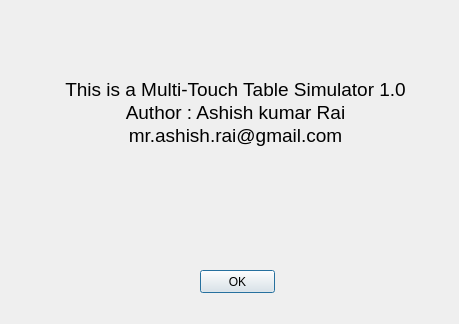
<ui version="4.0" >
 <class>aboutQMTSim</class>
 <widget class="QDialog" name="aboutQMTSim" >
  <property name="geometry" >
   <rect>
    <x>0</x>
    <y>0</y>
    <width>459</width>
    <height>324</height>
   </rect>
  </property>
  <property name="windowTitle" >
   <string>About QMTSim</string>
  </property>
  <property name="windowIcon" >
   <iconset resource="../QMTSim1.0/resource.qrc" >
    <normaloff>:/newPrefix/logo.jpg</normaloff>:/newPrefix/logo.jpg</iconset>
  </property>
  <widget class="QLabel" name="label" >
   <property name="geometry" >
    <rect>
     <x>50</x>
     <y>30</y>
     <width>371</width>
     <height>211</height>
    </rect>
   </property>
   <property name="text" >
    <string>&lt;!DOCTYPE HTML PUBLIC "-//W3C//DTD HTML 4.0//EN" "http://www.w3.org/TR/REC-html40/strict.dtd">
&lt;html>&lt;head>&lt;meta name="qrichtext" content="1" />&lt;style type="text/css">
p, li { white-space: pre-wrap; }
&lt;/style>&lt;/head>&lt;body style=" font-family:'MS Shell Dlg 2'; font-size:8.25pt; font-weight:400; font-style:normal;">
&lt;p align="center" style=" margin-top:0px; margin-bottom:0px; margin-left:0px; margin-right:0px; -qt-block-indent:0; text-indent:0px; font-size:8pt;">&lt;span style=" font-size:14pt;">This is a Multi-Touch Table Simulator 1.0&lt;/span>&lt;/p>
&lt;p align="center" style=" margin-top:0px; margin-bottom:0px; margin-left:0px; margin-right:0px; -qt-block-indent:0; text-indent:0px; font-size:14pt;">Author : Ashish kumar Rai&lt;/p>
&lt;p align="center" style=" margin-top:0px; margin-bottom:0px; margin-left:0px; margin-right:0px; -qt-block-indent:0; text-indent:0px; font-size:14pt;">mr.ashish.rai@gmail.com&lt;/p>
&lt;p align="center" style="-qt-paragraph-type:empty; margin-top:0px; margin-bottom:0px; margin-left:0px; margin-right:0px; -qt-block-indent:0; text-indent:0px; font-size:14pt;">&lt;/p>
&lt;p align="center" style=" margin-top:0px; margin-bottom:0px; margin-left:0px; margin-right:0px; -qt-block-indent:0; text-indent:0px; font-size:14pt;">&lt;img src=":/newPrefix/logo.jpg" />&lt;/p>&lt;/body>&lt;/html></string>
   </property>
  </widget>
  <widget class="QPushButton" name="pushButton" >
   <property name="geometry" >
    <rect>
     <x>200</x>
     <y>270</y>
     <width>75</width>
     <height>23</height>
    </rect>
   </property>
   <property name="text" >
    <string>OK</string>
   </property>
  </widget>
 </widget>
 <resources>
  <include location="../QMTSim1.0/resource.qrc" />
 </resources>
 <connections>
  <connection>
   <sender>pushButton</sender>
   <signal>clicked()</signal>
   <receiver>aboutQMTSim</receiver>
   <slot>close()</slot>
   <hints>
    <hint type="sourcelabel" >
     <x>221</x>
     <y>278</y>
    </hint>
    <hint type="destinationlabel" >
     <x>343</x>
     <y>274</y>
    </hint>
   </hints>
  </connection>
 </connections>
</ui>
